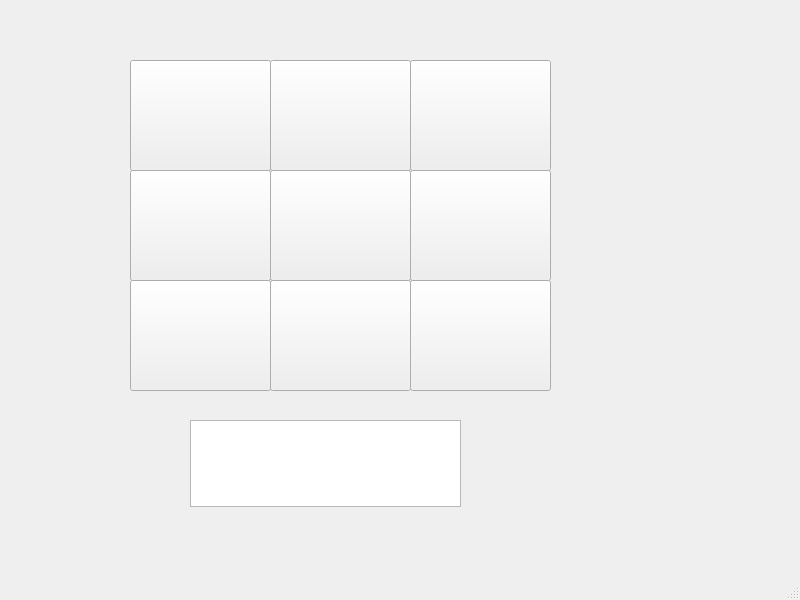
<?xml version="1.0" encoding="UTF-8"?>
<ui version="4.0">
 <class>MainWindow</class>
 <widget class="QMainWindow" name="MainWindow">
  <property name="geometry">
   <rect>
    <x>0</x>
    <y>0</y>
    <width>800</width>
    <height>600</height>
   </rect>
  </property>
  <property name="windowTitle">
   <string>MainWindow</string>
  </property>
  <widget class="QWidget" name="centralwidget">
   <widget class="QPushButton" name="b1">
    <property name="geometry">
     <rect>
      <x>130</x>
      <y>60</y>
      <width>141</width>
      <height>111</height>
     </rect>
    </property>
    <property name="text">
     <string/>
    </property>
    <property name="icon">
     <iconset>
      <normaloff>N.JPG</normaloff>N.JPG</iconset>
    </property>
    <property name="iconSize">
     <size>
      <width>150</width>
      <height>150</height>
     </size>
    </property>
   </widget>
   <widget class="QPushButton" name="b2">
    <property name="geometry">
     <rect>
      <x>270</x>
      <y>60</y>
      <width>141</width>
      <height>111</height>
     </rect>
    </property>
    <property name="text">
     <string/>
    </property>
    <property name="icon">
     <iconset>
      <normaloff>N.JPG</normaloff>N.JPG</iconset>
    </property>
    <property name="iconSize">
     <size>
      <width>150</width>
      <height>150</height>
     </size>
    </property>
   </widget>
   <widget class="QPushButton" name="b3">
    <property name="geometry">
     <rect>
      <x>410</x>
      <y>60</y>
      <width>141</width>
      <height>111</height>
     </rect>
    </property>
    <property name="text">
     <string/>
    </property>
    <property name="icon">
     <iconset>
      <normaloff>N.JPG</normaloff>N.JPG</iconset>
    </property>
    <property name="iconSize">
     <size>
      <width>150</width>
      <height>150</height>
     </size>
    </property>
   </widget>
   <widget class="QPushButton" name="b4">
    <property name="geometry">
     <rect>
      <x>130</x>
      <y>170</y>
      <width>141</width>
      <height>111</height>
     </rect>
    </property>
    <property name="text">
     <string/>
    </property>
    <property name="icon">
     <iconset>
      <normaloff>N.JPG</normaloff>N.JPG</iconset>
    </property>
    <property name="iconSize">
     <size>
      <width>150</width>
      <height>150</height>
     </size>
    </property>
   </widget>
   <widget class="QPushButton" name="b6">
    <property name="geometry">
     <rect>
      <x>410</x>
      <y>170</y>
      <width>141</width>
      <height>111</height>
     </rect>
    </property>
    <property name="text">
     <string/>
    </property>
    <property name="icon">
     <iconset>
      <normaloff>N.JPG</normaloff>N.JPG</iconset>
    </property>
    <property name="iconSize">
     <size>
      <width>150</width>
      <height>150</height>
     </size>
    </property>
   </widget>
   <widget class="QPushButton" name="b5">
    <property name="geometry">
     <rect>
      <x>270</x>
      <y>170</y>
      <width>141</width>
      <height>111</height>
     </rect>
    </property>
    <property name="text">
     <string/>
    </property>
    <property name="icon">
     <iconset>
      <normaloff>N.JPG</normaloff>N.JPG</iconset>
    </property>
    <property name="iconSize">
     <size>
      <width>150</width>
      <height>150</height>
     </size>
    </property>
   </widget>
   <widget class="QPushButton" name="b7">
    <property name="geometry">
     <rect>
      <x>130</x>
      <y>280</y>
      <width>141</width>
      <height>111</height>
     </rect>
    </property>
    <property name="text">
     <string/>
    </property>
    <property name="icon">
     <iconset>
      <normaloff>N.JPG</normaloff>N.JPG</iconset>
    </property>
    <property name="iconSize">
     <size>
      <width>150</width>
      <height>150</height>
     </size>
    </property>
   </widget>
   <widget class="QPushButton" name="b9">
    <property name="geometry">
     <rect>
      <x>410</x>
      <y>280</y>
      <width>141</width>
      <height>111</height>
     </rect>
    </property>
    <property name="text">
     <string/>
    </property>
    <property name="icon">
     <iconset>
      <normaloff>N.JPG</normaloff>N.JPG</iconset>
    </property>
    <property name="iconSize">
     <size>
      <width>150</width>
      <height>150</height>
     </size>
    </property>
   </widget>
   <widget class="QPushButton" name="b8">
    <property name="geometry">
     <rect>
      <x>270</x>
      <y>280</y>
      <width>141</width>
      <height>111</height>
     </rect>
    </property>
    <property name="text">
     <string/>
    </property>
    <property name="icon">
     <iconset>
      <normaloff>N.JPG</normaloff>N.JPG</iconset>
    </property>
    <property name="iconSize">
     <size>
      <width>150</width>
      <height>150</height>
     </size>
    </property>
   </widget>
   <widget class="QTextEdit" name="label">
    <property name="geometry">
     <rect>
      <x>190</x>
      <y>420</y>
      <width>271</width>
      <height>87</height>
     </rect>
    </property>
   </widget>
  </widget>
  <widget class="QMenuBar" name="menubar">
   <property name="geometry">
    <rect>
     <x>0</x>
     <y>0</y>
     <width>800</width>
     <height>26</height>
    </rect>
   </property>
  </widget>
  <widget class="QStatusBar" name="statusbar"/>
 </widget>
 <resources/>
 <connections/>
</ui>
